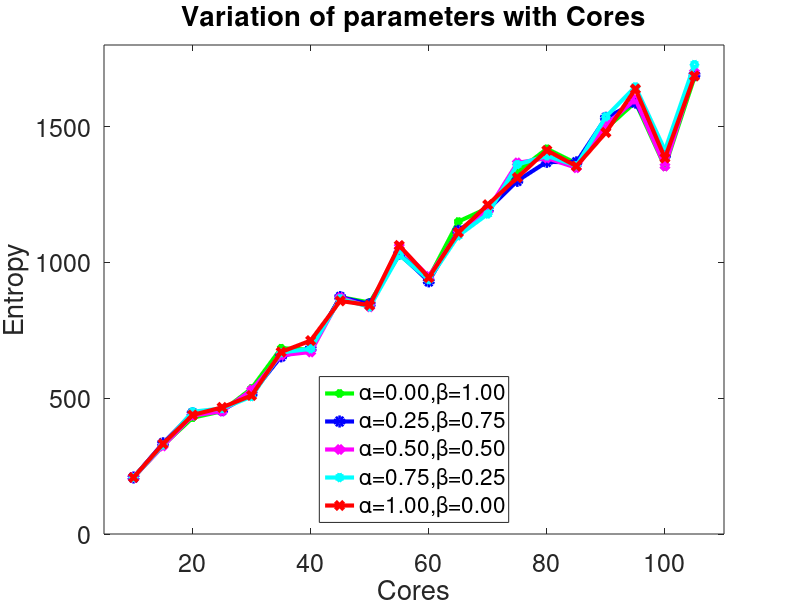
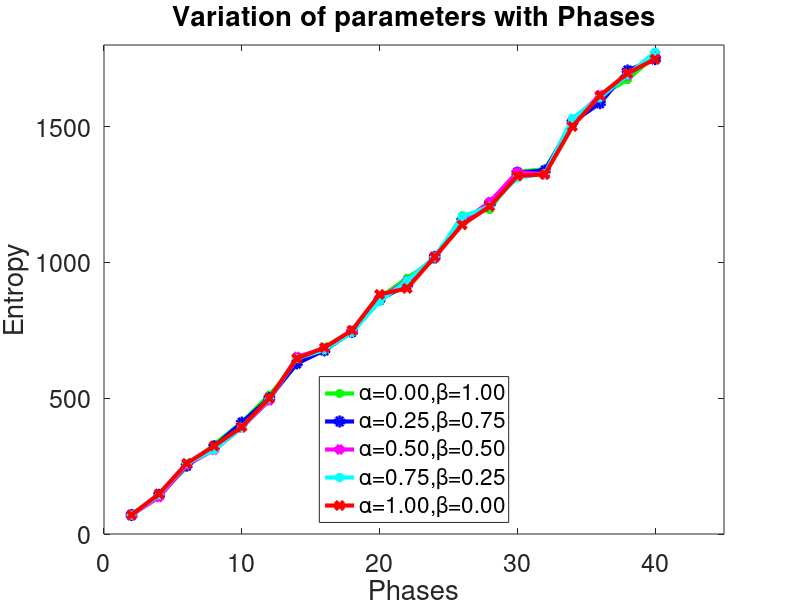
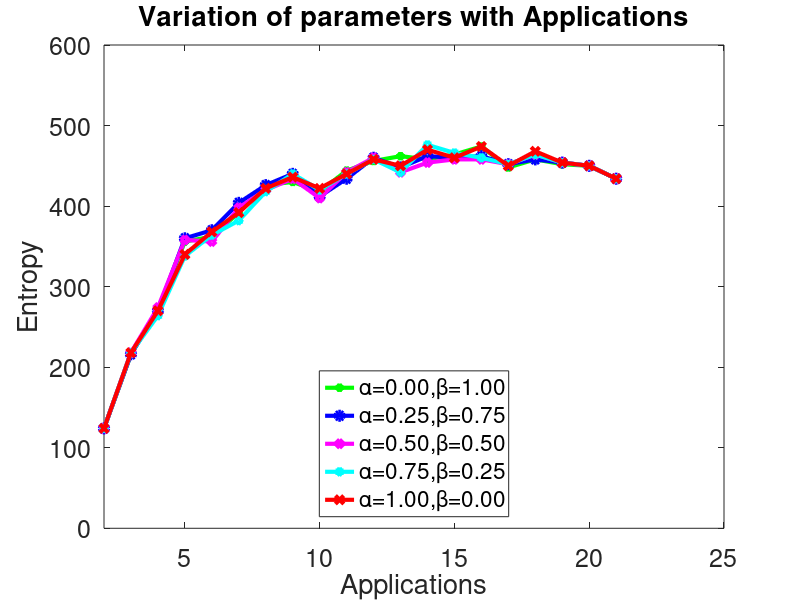

Here is the MATLAB script that generated these plots, in order:
1;
% with cores
clear;
load center_reg.txt
figure;
data = center_reg 

x = data(1:20,2);
z = plot(x,data(1:20,6),"g*-",x,data(1:20,7),"bo-",x,data(1:20,8),"md-",x,data(1:20,9),"cp-",x,data(1:20,10),"rx-");

set(gca,'fontsize',24);
title("Variation of parameters with Cores");
xlabel("Cores");
ylabel("Entropy");
set(gca,'fontsize',18);
legend(strcat('\alpha',"=0.00,",'\beta','=1.00'),strcat('\alpha',"=0.25,",'\beta','=0.75'),strcat('\alpha',"=0.50,",'\beta','=0.50'),strcat('\alpha',"=0.75,",'\beta','=0.25'),strcat('\alpha',"=1.00,",'\beta','=0.00'),'location', 'south');
set (z,"linewidth", 3) ;
axis([5 110 0 1800]);
print -deps -color center_reg.eps

% with phases
clear;
load center_phase.txt
figure;
data = center_phase 

x = data(1:20,3);
z = plot(x,data(1:20,6),"g*-",x,data(1:20,7),"bo-",x,data(1:20,8),"md-",x,data(1:20,9),"cp-",x,data(1:20,10),"rx-");

set(gca,'fontsize',24);
title("Variation of parameters with Phases");
xlabel("Phases");
ylabel("Entropy");
set(gca,'fontsize',18);
legend(strcat('\alpha',"=0.00,",'\beta','=1.00'),strcat('\alpha',"=0.25,",'\beta','=0.75'),strcat('\alpha',"=0.50,",'\beta','=0.50'),strcat('\alpha',"=0.75,",'\beta','=0.25'),strcat('\alpha',"=1.00,",'\beta','=0.00'),'location', 'south');
set (z,"linewidth", 3) ;
axis([0 45 0 1800]);
print -deps -color center_phase.eps

% with apps
clear;
load center_app.txt
figure;
data = center_app ;

x = data(1:20,4);
z = plot(x,data(1:20,6),"g*-",x,data(1:20,7),"bo-",x,data(1:20,8),"md-",x,data(1:20,9),"cp-",x,data(1:20,10),"rx-");

set(gca,'fontsize',24);
title("Variation of parameters with Applications");
xlabel("Applications");
ylabel("Entropy");
set(gca,'fontsize',18);
legend(strcat('\alpha',"=0.00,",'\beta','=1.00'),strcat('\alpha',"=0.25,",'\beta','=0.75'),strcat('\alpha',"=0.50,",'\beta','=0.50'),strcat('\alpha',"=0.75,",'\beta','=0.25'),strcat('\alpha',"=1.00,",'\beta','=0.00'),'location', 'south');
set (z,"linewidth", 3) ;
axis([2 25 0 600]);
print -deps -color center_app.eps
